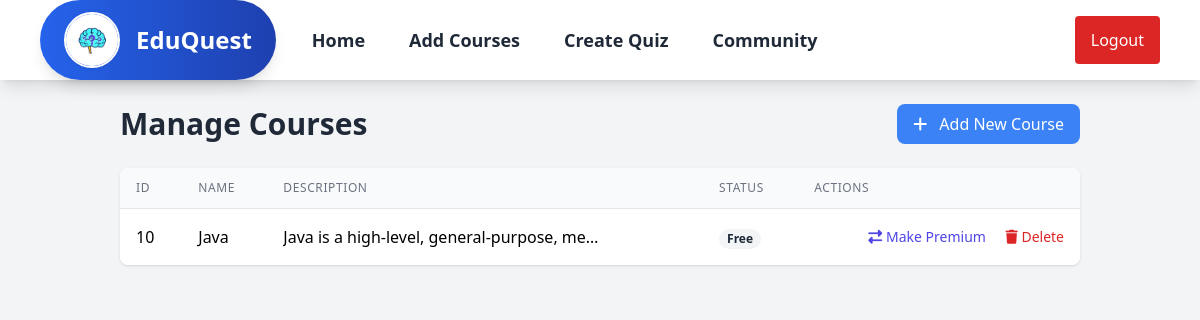
Page /admin/courses_admin.php on the committed database.
### tables this page shows
CREATE TABLE `courses` (
  `id` int(11) NOT NULL,
  `name` varchar(255) NOT NULL,
  `description` text NOT NULL,
  `image` varchar(255) NOT NULL,
  `created_at` timestamp NOT NULL DEFAULT current_timestamp(),
  `is_premium` tinyint(1) DEFAULT 0
);

### admin/courses_admin.php (the view, shortened to what this page needs)
<?php
include("./assets/header_admin.php");
$conn = new mysqli("localhost", "root", "", "learning_app");
$courses_query = $conn->query("SELECT * FROM courses ORDER BY id DESC");
?>
<!DOCTYPE html>
<html lang="en">
<head>
    <script src="https://cdn.tailwindcss.com"></script>
    <link href="https://cdnjs.cloudflare.com/ajax/libs/font-awesome/6.7.2/css/all.min.css" rel="stylesheet" />
</head>
<body class="bg-gray-100">
    <div class="container mx-auto py-6 px-4 sm:px-6 lg:px-8">
        <div class="flex flex-col sm:flex-row justify-between items-start sm:items-center mb-6 gap-4">
            <h1 class="text-2xl sm:text-3xl font-bold text-gray-800">Manage Courses</h1>
            <a href="post_courses.php" class="bg-blue-500 hover:bg-blue-600 text-white px-4 py-2 rounded-lg w-full sm:w-auto text-center">
                <i class="fas fa-plus mr-2"></i> Add New Course
            </a>
        </div>
        <div class="bg-white rounded-lg shadow overflow-hidden">
            <div class="responsive-table">
                <table class="min-w-full divide-y divide-gray-200">
                    <thead class="bg-gray-50">
                        <tr>
                            <th class="px-4 py-3 text-left text-xs font-medium text-gray-500 uppercase tracking-wider">ID</th>
                            <th class="px-4 py-3 text-left text-xs font-medium text-gray-500 uppercase tracking-wider">Name</th>
                            <th class="px-4 py-3 text-left text-xs font-medium text-gray-500 uppercase tracking-wider">Description</th>
                            <th class="px-4 py-3 text-left text-xs font-medium text-gray-500 uppercase tracking-wider">Status</th>
                            <th class="px-4 py-3 text-left text-xs font-medium text-gray-500 uppercase tracking-wider">Actions</th>
                        </tr>
                    </thead>
                    <tbody class="bg-white divide-y divide-gray-200">
                        <?php while ($course = $courses_query->fetch_assoc()): ?>
                            <tr class="hover:bg-gray-50">
                                <td class="px-4 py-4 whitespace-nowrap" data-label="ID"><?= htmlspecialchars($course['id']) ?></td>
                                <td class="px-4 py-4 whitespace-nowrap" data-label="Name"><?= htmlspecialchars($course['name']) ?></td>
                                <td class="px-4 py-4" data-label="Description">
                                    <div class="truncate max-w-xs">
                                        <?= htmlspecialchars(substr($course['description'], 0, 50)) ?>...
                                    </div>
                                </td>
                                <td class="px-4 py-4 whitespace-nowrap" data-label="Status">
                                    <span class="status-badge px-2 inline-flex text-xs leading-5 font-semibold rounded-full
                                    <?= $course['is_premium'] ? 'bg-green-100 text-green-800' : 'bg-gray-100 text-gray-800' ?>">
                                        <?= $course['is_premium'] ? 'Premium' : 'Free' ?>
                                    </span>
                                </td>
                                <td class="px-4 py-4 whitespace-nowrap text-right text-sm font-medium action-buttons">
                                    <button onclick="togglePremium(<?= $course['id'] ?>, <?= $course['is_premium'] ? 0 : 1 ?>)"
                                        class="text-indigo-600 hover:text-indigo-900 mr-4"
                                        title="<?= $course['is_premium'] ? 'Make Free' : 'Make Premium' ?>">
                                        <i class="fas fa-exchange-alt"></i> <span class="hidden sm:inline"><?= $course['is_premium'] ? 'Make Free' : 'Make Premium' ?></span>
                                    </button>
                                    <button onclick="confirmDelete(<?= $course['id'] ?>)"
                                        class="text-red-600 hover:text-red-900"
                                        title="Delete">
                                        <i class="fas fa-trash"></i> <span class="hidden sm:inline">Delete</span>
                                    </button>
                                </td>
                            </tr>
                        <?php endwhile; ?>
                    </tbody>
                </table>
            </div>
        </div>
    </div>
</body>
</html>

### rows in the picture
courses: id "10", name "Java", description "Java is a high-level, general-purpose, me…", is_premium "Free"
